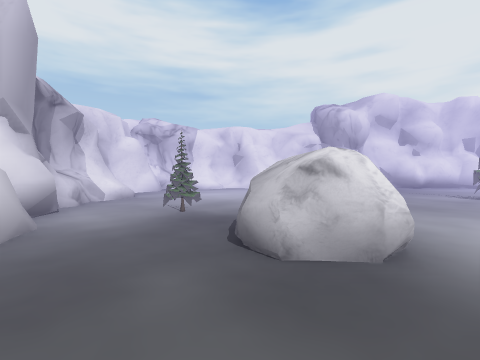
[1] (above)

24 first-person views from a walk through a 3-D level made in the Unity game engine. The camera is 1.2 m above the floor, tilts 2° down and sees 85° across. The floor is counted in squares, 2 m on a side. Each view is taken from the middle of a square. On the plan, view 1 faces up. The plan holds only what a view shows up to about 9 squares ahead; the rest is blank. The place goes on beyond the plan. The player is left out. Some animated figures are not drawn. Some surface patterns are stand-ins.

[2]
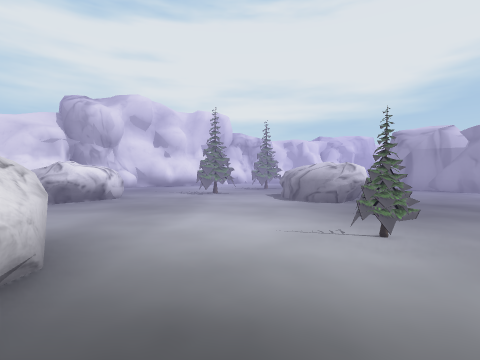

[3]
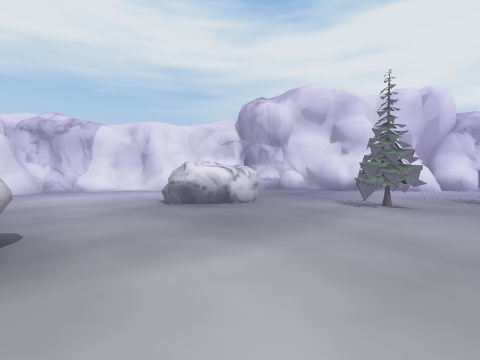

[4]
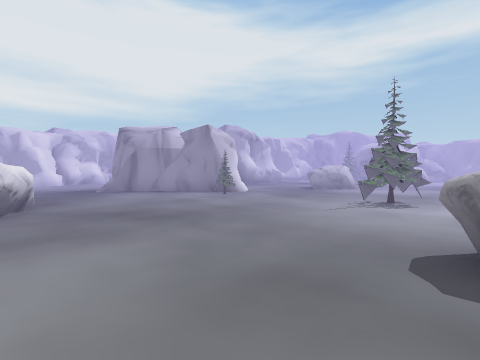

[5]
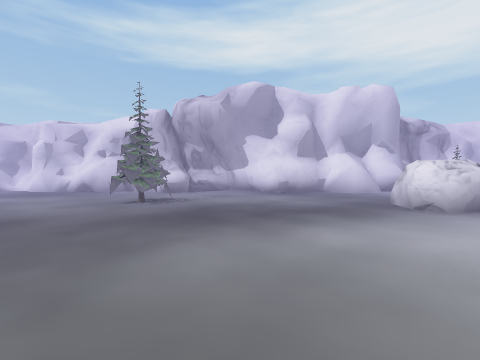

[6]
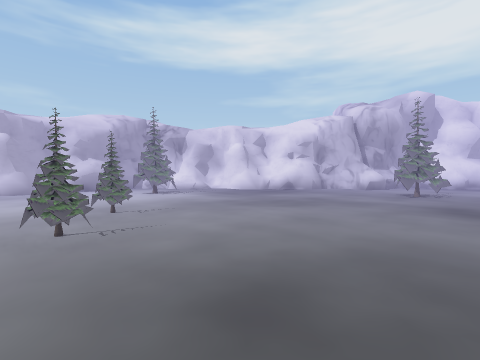

[7]
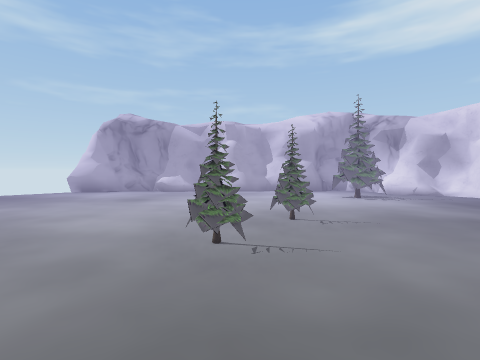

[8]
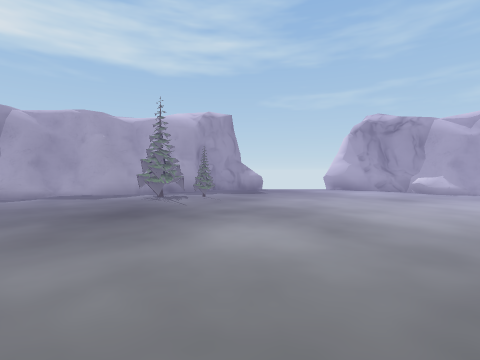

[9]
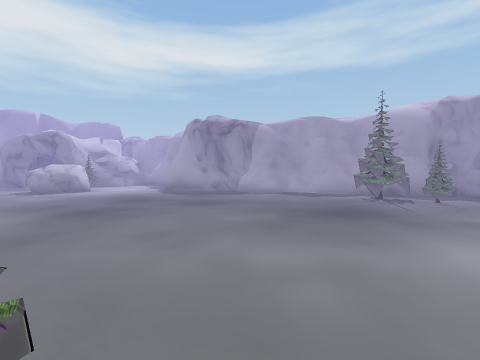

[10]
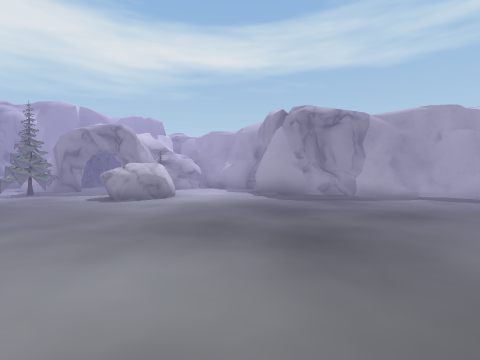

[11]
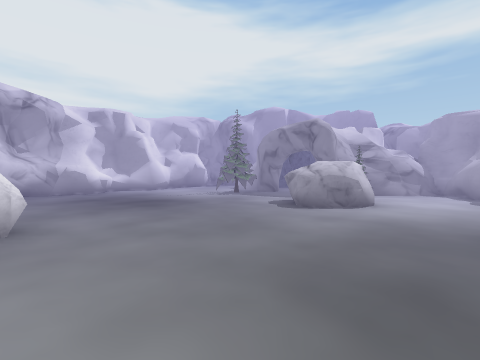

[12]
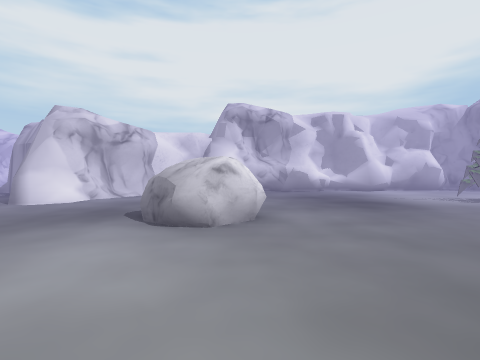

[13]
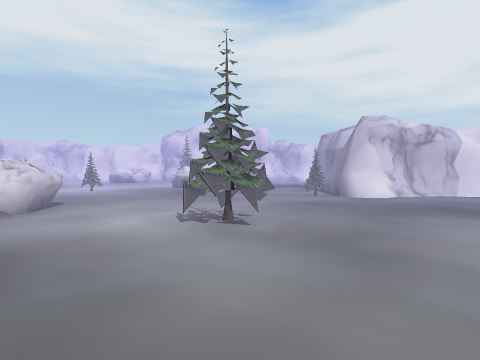

[14]
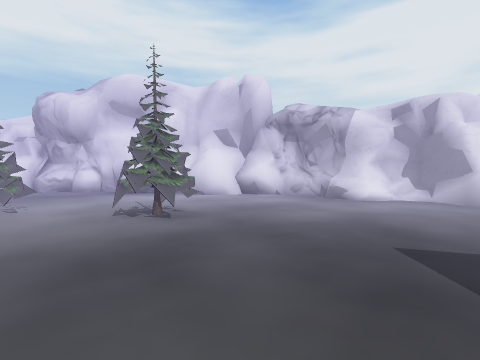

[15]
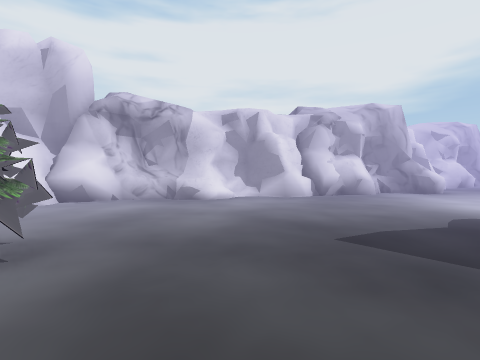

[16]
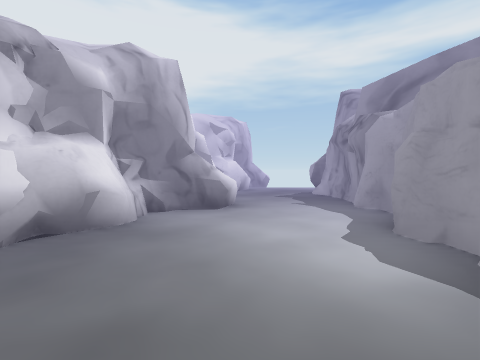

[17]
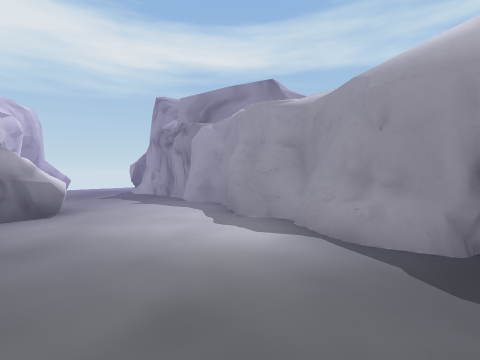

[18]
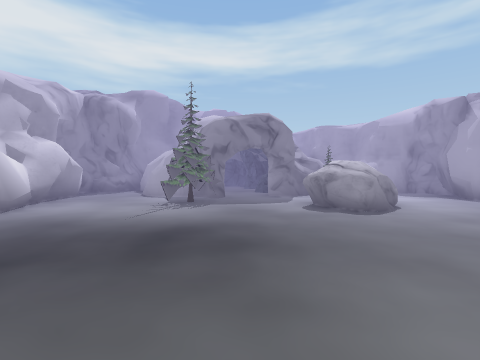

[19]
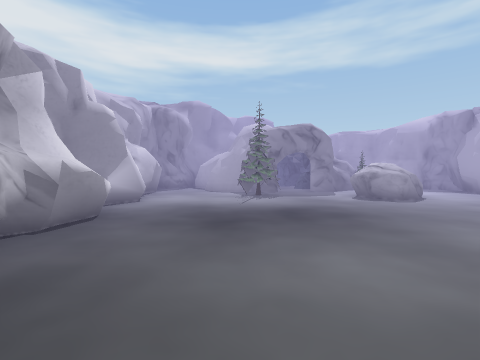

[20]
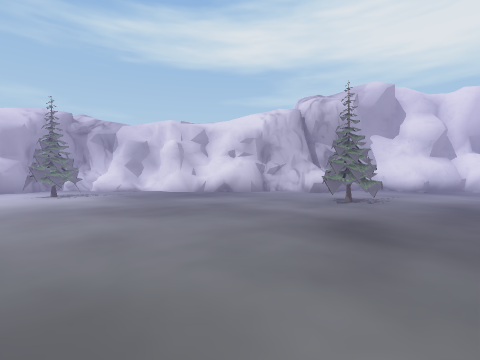

[21]
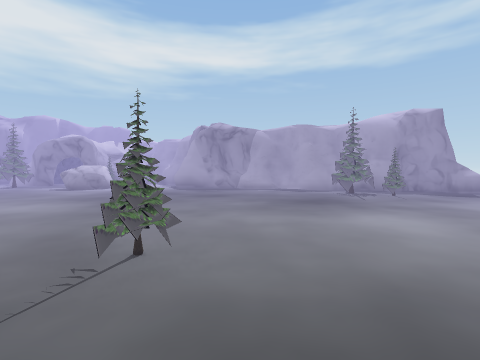

[22]
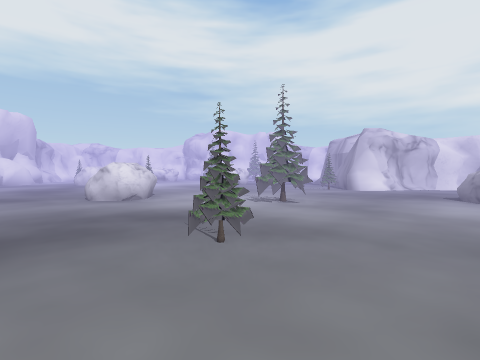

[23]
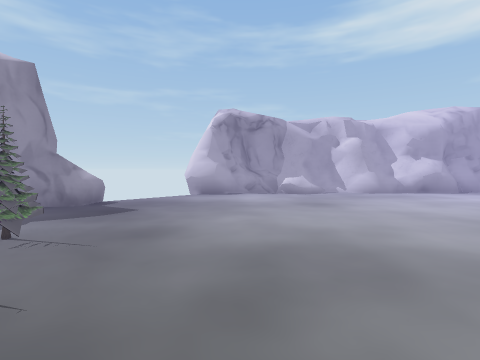

[24]
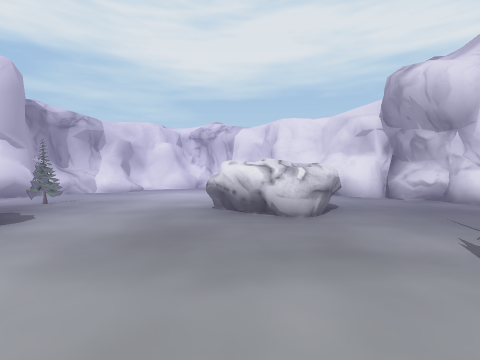

### Floor plan
Key: @ floor where view 1 was taken; # wall or solid block; x gap in a wall; . floor; / step, stairs or slope; = window, fence, low wall or low ledge; ^ raised ledge; R rock; O other object.
Columns run from 4 left of view 1 to 22 right of it. Each row starts with its distance up from view 1.
 10      ######
  9  ######.^.#######
  8  #.............###
  7  #....RR.........##
  6  #....RR.OO.O.....###
  5  #.......OO.O.......#####
  4  #.O................=...###
  3  #/.RR....RR..............^
  2  #/.RR....R....######..#..
  1  #......O......#  # ####
  0  #..@.........## ###
 -1  #............O###.##
 -2  #..................##
 -3  #^.O...RR...........##
 -4  #......R...O...R.....##
 -5  #..............R......###
 -6  #.......................#
 -7 ##.........O.........O.^.#
 -8 #/.................R..####
 -9 #/.O..O.O..........R.##
-10 ##..................O##
-11  ##..................#
-12   ##.............#####
-13    #.......OO..####
-14    ###......####
-15      ##...####
-16       #x  ##

Positions as (right, up) in squares from view 1, and headings:
1: (0, 0), facing up
2: (1, 0), facing up-right
3: (3, 1), facing up
4: (3, -1), facing right
5: (5, -1), facing left
6: (6, -7), facing left
7: (5, -7), facing down-left
8: (6, -7), facing down
9: (6, -7), facing down-right
10: (9, -6), facing down-right
11: (10, -7), facing right
12: (10, -7), facing up-right
13: (8, -7), facing up
14: (9, 2), facing up
15: (8, 3), facing up-right
16: (12, 4), facing right
17: (12, 5), facing down-right
18: (13, -4), facing down-right
19: (13, -2), facing down-right
20: (5, -5), facing left
21: (5, -6), facing down-right
22: (7, -9), facing up
23: (7, -10), facing down-left
24: (5, 3), facing up-left
